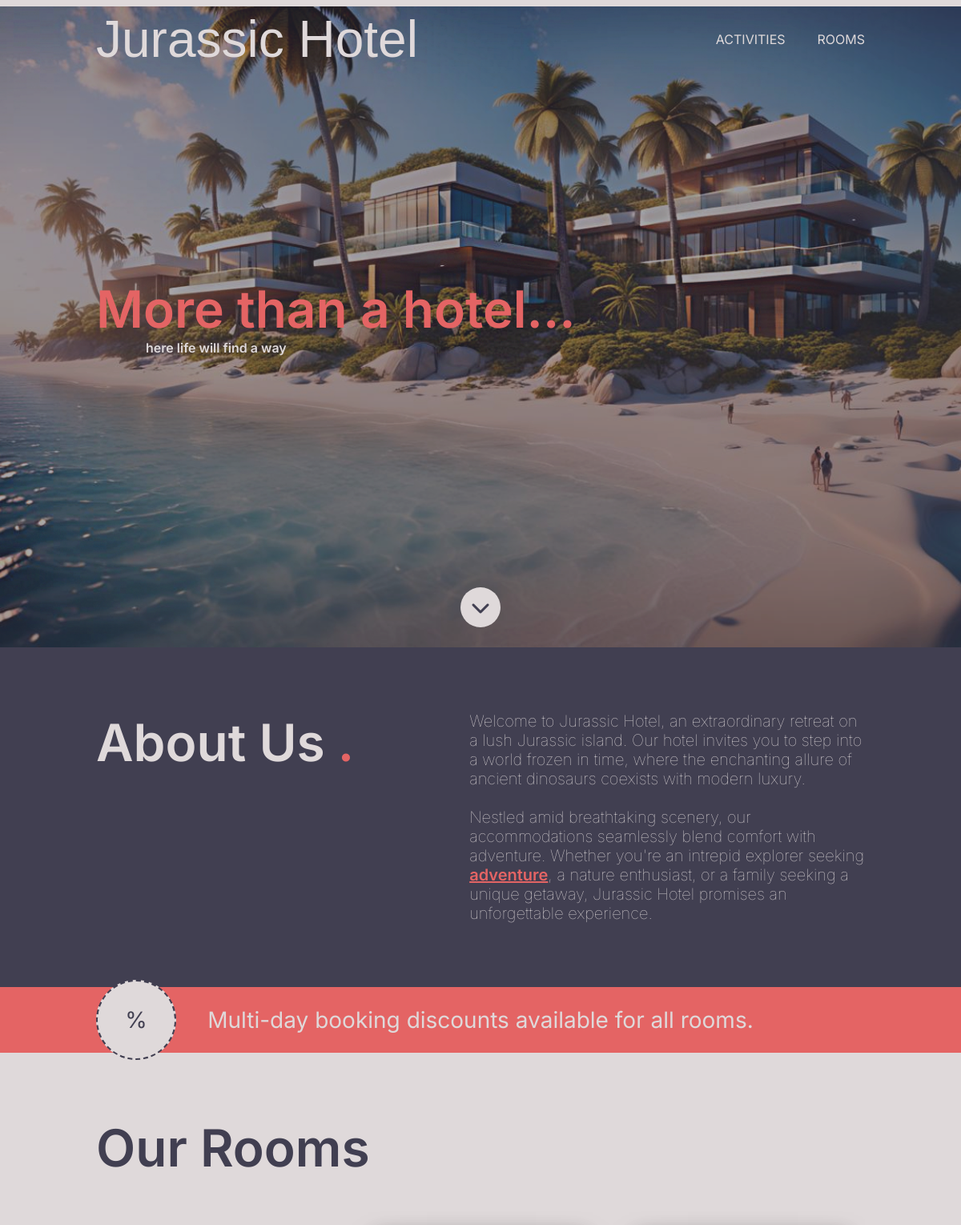
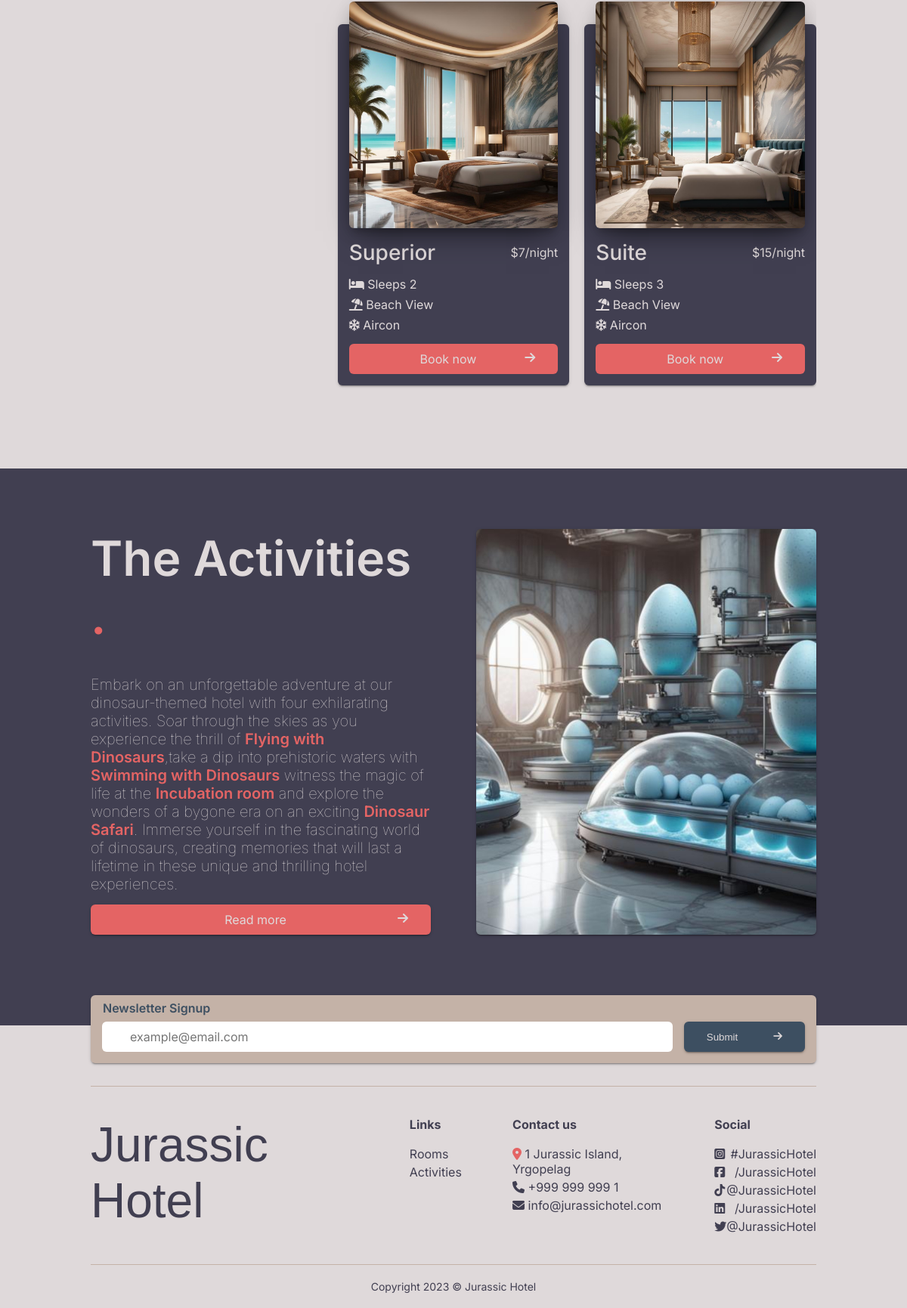
The page / on the database its author committed (2 pictures, top to bottom).
### tables this page shows
CREATE TABLE rooms (id integer primary key AUTOINCREMENT, category varchar, price_per_night float, image1 varchar, image2 varchar, sleeps integer, view varchar, aircon BOOLEAN, description varchar);

CREATE TABLE features (id integer primary key AUTOINCREMENT, name varchar, price float, image varchar, description varchar);

### hotelFunctions.php (called while the page is built, shortened)
<?php
function connect(string $dbName): object
{
    $dbPath = __DIR__ . '/' . $dbName;
    $db = "sqlite:$dbPath";
    try {
        $db = new PDO($db);
        $db->setAttribute(PDO::ATTR_ERRMODE, PDO::ERRMODE_EXCEPTION);
        $db->setAttribute(PDO::ATTR_DEFAULT_FETCH_MODE, PDO::FETCH_ASSOC);
    } catch (PDOException $e) {
        echo "Failed to connect to the database";
        throw $e;
    }
    return $db;
}
function getAllRooms(): array
{
    $dbName = "hotel.db";
    $db = connect($dbName);
    $query = $db->prepare('SELECT * FROM rooms');
    $query->execute();
    $rooms = $query->fetchAll(PDO::FETCH_ASSOC);
    return $rooms;
}
function getAllFeatures(): array
{
    $dbName = "hotel.db";
    $db = connect($dbName);
    $query = $db->prepare('SELECT * FROM features');
    $query->execute();
    $features = $query->fetchAll(PDO::FETCH_ASSOC);
    return $features;
}

### index.php (the view, shortened to what this page needs)
<?php
require __DIR__ . "/hotelFunctions.php";
require __DIR__ . "/header.php";
$rooms = getAllRooms();
$features = getallFeatures();
?>
<div class="index-header-image" style="background-image: url('images/index-header.jpg');">
    <div class="before"></div>
    <div class="header-text-container">
        <div class="header-title"><span class="coral-text">More than a hotel...</span></div>
        <div class="header-subtitle"> here life will find a way</div>
    </div>
    <div class="chevron-container"><a href="#about-us"><i class="fa-solid fa-chevron-down"></i></a></div>
</div>
<div class="dark-background">
    <div class="container">
        <div class="about-us-container" id="about-us">
            <div class="about-us">About Us <span class="coral-text">.</span></div>
            <div class="about-us-text">Welcome to Jurassic Hotel, an extraordinary retreat on a lush Jurassic island. Our hotel invites you to step into a world frozen in time, where the enchanting allure of ancient dinosaurs coexists with modern luxury.<br /><br /> Nestled amid breathtaking scenery, our accommodations seamlessly blend comfort with adventure. Whether you're an intrepid explorer seeking <a href="activities.php" class="coral-text">adventure</a>, a nature enthusiast, or a family seeking a unique getaway, Jurassic Hotel promises an unforgettable experience.</div>
        </div>
    </div>
</div>
<div class="coral-background">
    <div class="container index-discount-container">
        <div class="discount-icon">
            <div class="discount-icon-text">%</div>
        </div>
        <div class="index-discounts">Multi-day booking discounts available for all rooms.</div>
    </div>
</div>
<div class="container light-background" id="rooms">
    <div class=" room-container">
        <div class="container-title">Our Rooms</div>
        <div class="swiper">
            <div class="swiper-wrapper">
                <?php foreach ($rooms as $room) : ?>
                    <div class="room-card swiper-slide">
                        <a href="room.php?room=<?= $room["id"] ?>">
                            <div class="image-container">
                                <div class="room-image" style="background-image:url(<?= $room["image1"] ?>); background-position: center;background-size: cover;">
                                </div>
                            </div>
                        </a>
                        <div class="card-room-info">
                            <div class="info-head">
                                <div class="room-title"><?= $room["category"] ?></div>
                                <div class="price">$<?= $room["price_per_night"] ?>/night</div>
                            </div>
                            <div class="info-more">
                                <div class="features">
                                    <div class="beds"><i class="fa-solid fa-bed"></i> Sleeps <?= $room["sleeps"] ?></div>
                                    <div class="view">
                                        <?php if ($room["view"] == "Jungle") : ?>
                                            <i class="fa-solid fa-tree"></i> Jungle View
                                        <?php else : ?>
                                            <i class="fa-solid fa-umbrella-beach"></i> Beach View
                                        <?php endif; ?>
                                    </div>
                                    <div class="aircon">
                                        <?php if ($room["aircon"]) : ?>
                                            <i class="fa-regular fa-snowflake"></i> Aircon
                                        <?php else : ?>
                                            <i class="fa-regular fa-snowflake"></i> No Aircon
                                        <?php endif; ?>
                                    </div>
                                </div>
                                <div class="button-div">
                                    <a href="room.php?room=<?= $room["id"] ?>" class="button">
                                        <span class="button-text">Book now </span><i class="fa-solid fa-arrow-right"></i>
                                    </a>
                                </div>
                            </div>
                        </div>
                    </div>
                <?php endforeach; ?>
            </div>
        </div>
    </div>
</div>
<div class="dark-background">
    <div class="container">
        <div class="activities-container">
            <div class="content-container-activities">
                <div class="activities-text">
                    <div class="container-title">The Activities <span class="coral-text">.</span></div>
                    <div class="activities-description">Embark on an unforgettable adventure at our dinosaur-themed hotel with four exhilarating activities. Soar through the skies as you experience the thrill of <span class="coral-text">Flying with Dinosaurs</span>,take a dip into prehistoric waters with <span class="coral-text">Swimming with Dinosaurs</span> witness the magic of life at the <span class="coral-text">Incubation room</span> and explore the wonders of a bygone era on an exciting <span class="coral-text">Dinosaur Safari</span>. Immerse yourself in the fascinating world of dinosaurs, creating memories that will last a lifetime in these unique and thrilling hotel experiences.</div>
                    <div class="button-div">
                        <a href="activities.php" class="activities-button">
                            <span class="button-text">Read more </span><i class="fa-solid fa-arrow-right"></i>
                        </a>
                    </div>
                </div>
                <div class="activities-images">
                    <img src="<?= $features[1]["image"] ?>" class="activities-image-<?= $key ?>" alt="">
                </div>
            </div>
        </div>
    </div>
</div>
<?php require __DIR__ . "/light-footer.php"; ?>
</body>
</html>

### rows shown on the page
rooms: image1 (picture), view "Jungle" (drawn)
rooms: image1 (picture), category "Superior", price_per_night "7", sleeps "2", view "Beach" (drawn), aircon "Aircon"
rooms: image1 (picture), category "Suite", price_per_night "15", sleeps "3", view "Beach" (drawn), aircon "Aircon"
features: image (picture)
